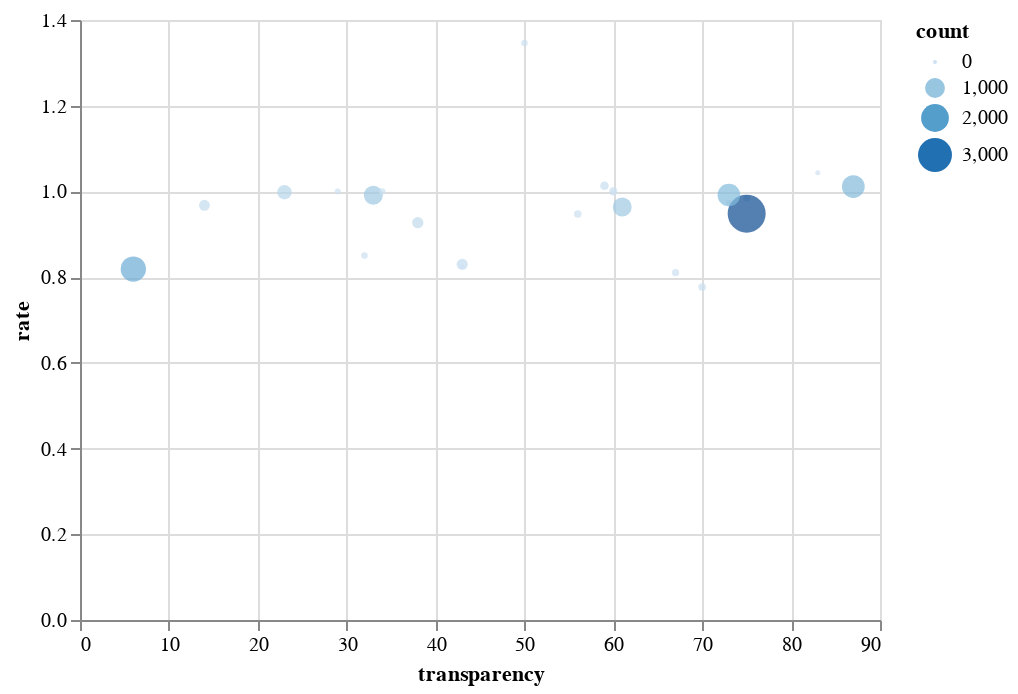

Notebook code for this chart:
### Code cell
cols = [
    'Erledigungen_und_Bescheide', 'Eingang_Erstanträge',
    'Informationszugang_gewährt', 'Informationszugang_teilweise_gewährt',
    'sonstige_Erledigung', 'Informationszugang_abgelehnt'
]

out_group = df[df['year'].dt.year == 2017].groupby(['name'])[cols].sum()

out_group['rate'] = out_group['Erledigungen_und_Bescheide'] / out_group['Eingang_Erstanträge']

out_group['granted'] = out_group[['Informationszugang_gewährt', 'Informationszugang_teilweise_gewährt']].sum(1)
out_group['not_granted'] = out_group[['Informationszugang_abgelehnt', 'sonstige_Erledigung']].sum(1)
out_group['count'] = out_group['granted'] + out_group['not_granted']
out_group['transparency'] = out_group['granted'] / out_group['count'] * 100
out_group['transparency'] = out_group['transparency'].round()
out_group = out_group.reset_index()
out_group = out_group.drop(cols, axis=1)
out_group.head()


alt.Chart(out_group).mark_circle().encode(
    y='rate',
    x='transparency',
    size='count',
    color='count',
    tooltip='name'
).interactive()

### Figure 1 — Vega-Lite specification as saved in the notebook (floating-point values rounded to 4 significant figures)
{"config": {"view": {"continuousWidth": 400, "continuousHeight": 300}}, "data": {"name": "data-0540dcd9a1ffcc17cba65f1b1cfad560"}, "mark": "circle", "encoding": {"color": {"type": "quantitative", "field": "count"}, "size": {"type": "quantitative", "field": "count"}, "tooltip": {"type": "nominal", "field": "name"}, "x": {"type": "quantitative", "field": "transparency"}, "y": {"type": "quantitative", "field": "rate"}}, "selection": {"selector001": {"type": "interval", "bind": "scales", "encodings": ["x", "y"]}}, "$schema": "https://vega.github.io/schema/vega-lite/v4.8.1.json", "datasets": {"data-0540dcd9a1ffcc17cba65f1b1cfad560": [{"name": "AA", "rate": 0.8299, "granted": 123.0, "not_granted": 160.0, "count": 283.0, "transparency": 43.0}, {"name": "BBank", "rate": 0.9737, "granted": 27.0, "not_granted": 10.0, "count": 37.0, "transparency": 73.0}, {"name": "BK", "rate": 0.9676, "granted": 38.0, "not_granted": 231.0, "count": 269.0, "transparency": 14.0}, {"name": "BKM", "rate": 0.9844, "granted": 47.0, "not_granted": 16.0, "count": 63.0, "transparency": 75.0}, {"name": "BMAS", "rate": 1.011, "granted": 1150.0, "not_granted": 177.0, "count": 1327.0, "transparency": 87.0}, {"name": "BMBF", "rate": 1.346, "granted": 35.0, "not_granted": 35.0, "count": 70.0, "transparency": 50.0}, {"name": "BMEL", "rate": 0.777, "granted": 80.0, "not_granted": 35.0, "count": 115.0, "transparency": 70.0}, {"name": "BMF", "rate": 0.9482, "granted": 2841.0, "not_granted": 927.0, "count": 3768.0, "transparency": 75.0}, {"name": "BMFSFJ", "rate": 0.9474, "granted": 61.0, "not_granted": 47.0, "count": 108.0, "transparency": 56.0}, {"name": "BMG", "rate": 0.927, "granted": 110.0, "not_granted": 182.0, "count": 292.0, "transparency": 38.0}, {"name": "BMI", "rate": 0.9912, "granted": 301.0, "not_granted": 600.0, "count": 901.0, "transparency": 33.0}, {"name": "BMJV", "rate": 0.998, "granted": 117.0, "not_granted": 390.0, "count": 507.0, "transparency": 23.0}, {"name": "BMUB", "rate": 1.0, "granted": 79.0, "not_granted": 53.0, "count": 132.0, "transparency": 60.0}, {"name": "BMVBS", "rate": 0.9917, "granted": 956.0, "not_granted": 360.0, "count": 1316.0, "transparency": 73.0}, {"name": "BMVg", "rate": 1.013, "granted": 90.0, "not_granted": 63.0, "count": 153.0, "transparency": 59.0}, {"name": "BMWi", "rate": 0.9638, "granted": 548.0, "not_granted": 356.0, "count": 904.0, "transparency": 61.0}, {"name": "BMZ", "rate": 0.8506, "granted": 24.0, "not_granted": 50.0, "count": 74.0, "transparency": 32.0}, {"name": "BPA", "rate": 1.0, "granted": 23.0, "not_granted": 44.0, "count": 67.0, "transparency": 34.0}, {"name": "BPräsA", "rate": 1.0, "granted": 15.0, "not_granted": 37.0, "count": 52.0, "transparency": 29.0}, {"name": "BR", "rate": 1.043, "granted": 20.0, "not_granted": 4.0, "count": 24.0, "transparency": 83.0}, {"name": "BRH", "rate": 1.0, "granted": 3.0, "not_granted": 2.0, "count": 5.0, "transparency": 60.0}, {"name": "BT", "rate": 0.8189, "granted": 91.0, "not_granted": 1556.0, "count": 1647.0, "transparency": 6.0}, {"name": "BVerfG", "rate": 0.8235, "granted": 6.0, "not_granted": 8.0, "count": 14.0, "transparency": 43.0}, {"name": "BfDI", "rate": 0.8103, "granted": 63.0, "not_granted": 31.0, "count": 94.0, "transparency": 67.0}]}}
